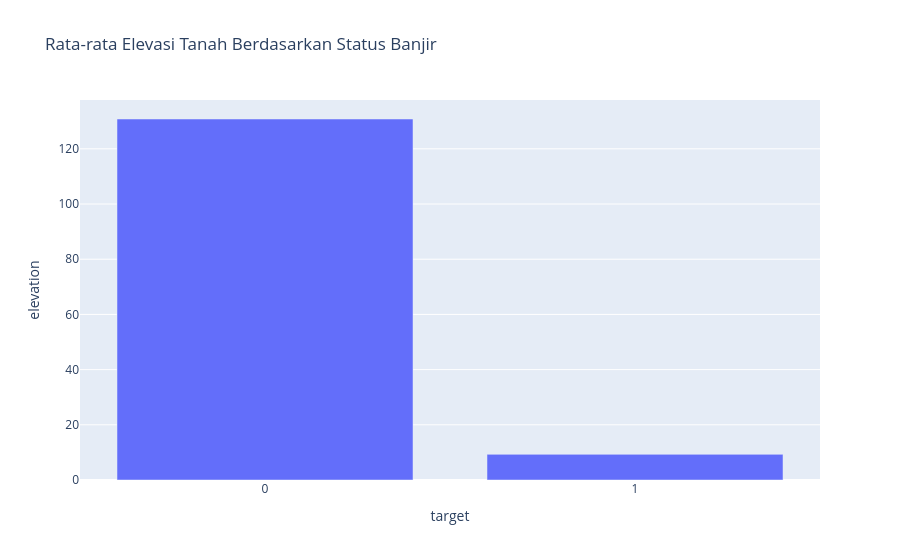

The notebook cell this image was saved under:
### Markdown cell above
## 4. Rata-rata Elevasi Berdasarkan Status Banjir

### Code cell
elev_by_target = df_pd.groupby('target')['elevation'].mean().reset_index()
elev_by_target['target'] = elev_by_target['target'].astype(str)
fig4 = px.bar(elev_by_target, x='target', y='elevation', title='Rata-rata Elevasi Tanah Berdasarkan Status Banjir')
fig4.show()

### Figure 1 — Plotly figure (JSON) as saved in the notebook; plotly's stock layout.template omitted (floating-point values rounded to 4 significant figures)
{"data": [{"hovertemplate": "target=%{x}<br>elevation=%{y}<extra></extra>", "legendgroup": "", "marker": {"color": "#636efa", "pattern": {"shape": ""}}, "name": "", "orientation": "v", "showlegend": false, "textposition": "auto", "type": "bar", "x": ["0", "1"], "xaxis": "x", "y": [130.8, 9.287], "yaxis": "y"}], "layout": {"barmode": "relative", "legend": {"tracegroupgap": 0}, "title": {"text": "Rata-rata Elevasi Tanah Berdasarkan Status Banjir"}, "xaxis": {"anchor": "y", "domain": [0, 1], "title": {"text": "target"}}, "yaxis": {"anchor": "x", "domain": [0, 1], "title": {"text": "elevation"}}}}
